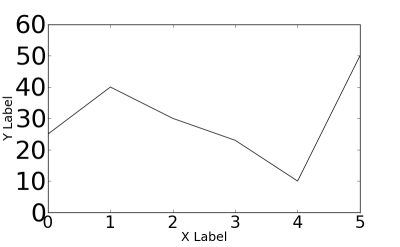

This chart was generated by the following Python code:
plot = Plot()

line = Line()
line.yValues = [25, 40, 30, 23, 10, 50]
line.xValues = range(len(line.yValues))

plot.add(line)
plot.setXLabel("X Label")
plot.setYLabel("Y Label")
plot.setYLimits(0, 60)

plot.setXTickLabelSize(24)
plot.setYTickLabelSize(36)
plot.setAxesLabelSize(18)

plot.setPlotParameters(bottom=0.14)

plot.save("fontsizes.png")
